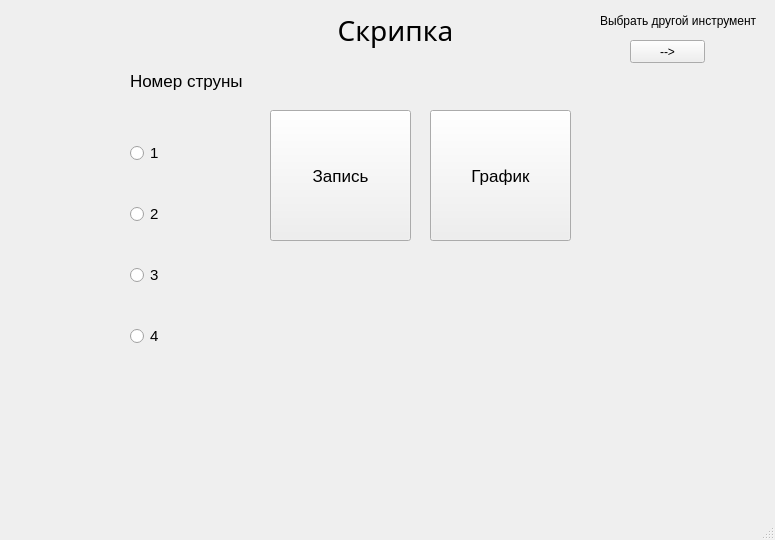
<?xml version="1.0" encoding="UTF-8"?>
<ui version="4.0">
 <class>MainWindow</class>
 <widget class="QMainWindow" name="MainWindow">
  <property name="geometry">
   <rect>
    <x>0</x>
    <y>0</y>
    <width>775</width>
    <height>540</height>
   </rect>
  </property>
  <property name="windowTitle">
   <string>MainWindow</string>
  </property>
  <widget class="QWidget" name="centralwidget">
   <widget class="QWidget" name="verticalLayoutWidget">
    <property name="geometry">
     <rect>
      <x>130</x>
      <y>110</y>
      <width>111</width>
      <height>271</height>
     </rect>
    </property>
    <layout class="QVBoxLayout" name="verticalLayout">
     <item>
      <widget class="QRadioButton" name="radioButton_2">
       <property name="font">
        <font>
         <pointsize>11</pointsize>
        </font>
       </property>
       <property name="text">
        <string>1</string>
       </property>
      </widget>
     </item>
     <item>
      <widget class="QRadioButton" name="radioButton">
       <property name="font">
        <font>
         <pointsize>11</pointsize>
        </font>
       </property>
       <property name="text">
        <string>2</string>
       </property>
      </widget>
     </item>
     <item>
      <widget class="QRadioButton" name="radioButton_3">
       <property name="font">
        <font>
         <pointsize>11</pointsize>
        </font>
       </property>
       <property name="text">
        <string>3</string>
       </property>
      </widget>
     </item>
     <item>
      <widget class="QRadioButton" name="radioButton_4">
       <property name="font">
        <font>
         <pointsize>11</pointsize>
        </font>
       </property>
       <property name="text">
        <string>4</string>
       </property>
      </widget>
     </item>
    </layout>
   </widget>
   <widget class="QLabel" name="label">
    <property name="geometry">
     <rect>
      <x>130</x>
      <y>60</y>
      <width>141</width>
      <height>41</height>
     </rect>
    </property>
    <property name="font">
     <font>
      <pointsize>13</pointsize>
     </font>
    </property>
    <property name="frameShape">
     <enum>QFrame::NoFrame</enum>
    </property>
    <property name="text">
     <string>Номер струны</string>
    </property>
   </widget>
   <widget class="QLabel" name="label_2">
    <property name="geometry">
     <rect>
      <x>280</x>
      <y>290</y>
      <width>291</width>
      <height>81</height>
     </rect>
    </property>
    <property name="font">
     <font>
      <pointsize>13</pointsize>
     </font>
    </property>
    <property name="text">
     <string/>
    </property>
    <property name="textFormat">
     <enum>Qt::AutoText</enum>
    </property>
    <property name="alignment">
     <set>Qt::AlignCenter</set>
    </property>
    <property name="margin">
     <number>0</number>
    </property>
   </widget>
   <widget class="QPushButton" name="Recording">
    <property name="geometry">
     <rect>
      <x>270</x>
      <y>110</y>
      <width>141</width>
      <height>131</height>
     </rect>
    </property>
    <property name="font">
     <font>
      <family>MS Shell Dlg 2</family>
      <pointsize>13</pointsize>
     </font>
    </property>
    <property name="text">
     <string>Запись</string>
    </property>
   </widget>
   <widget class="QPushButton" name="Exit">
    <property name="geometry">
     <rect>
      <x>630</x>
      <y>40</y>
      <width>75</width>
      <height>23</height>
     </rect>
    </property>
    <property name="text">
     <string>--&gt;</string>
    </property>
   </widget>
   <widget class="QLabel" name="label_3">
    <property name="geometry">
     <rect>
      <x>600</x>
      <y>10</y>
      <width>161</width>
      <height>21</height>
     </rect>
    </property>
    <property name="font">
     <font>
      <pointsize>9</pointsize>
     </font>
    </property>
    <property name="text">
     <string>Выбрать другой инструмент</string>
    </property>
   </widget>
   <widget class="QPushButton" name="Graf">
    <property name="geometry">
     <rect>
      <x>430</x>
      <y>110</y>
      <width>141</width>
      <height>131</height>
     </rect>
    </property>
    <property name="font">
     <font>
      <family>MS Shell Dlg 2</family>
      <pointsize>13</pointsize>
     </font>
    </property>
    <property name="text">
     <string>График</string>
    </property>
   </widget>
   <widget class="QLabel" name="label_4">
    <property name="geometry">
     <rect>
      <x>250</x>
      <y>10</y>
      <width>291</width>
      <height>41</height>
     </rect>
    </property>
    <property name="font">
     <font>
      <family>Arial Unicode MS</family>
      <pointsize>21</pointsize>
     </font>
    </property>
    <property name="text">
     <string>Скрипка</string>
    </property>
    <property name="alignment">
     <set>Qt::AlignCenter</set>
    </property>
    <property name="margin">
     <number>0</number>
    </property>
   </widget>
  </widget>
  <widget class="QMenuBar" name="menubar">
   <property name="geometry">
    <rect>
     <x>0</x>
     <y>0</y>
     <width>775</width>
     <height>21</height>
    </rect>
   </property>
  </widget>
  <widget class="QStatusBar" name="statusbar"/>
 </widget>
 <resources/>
 <connections/>
</ui>
